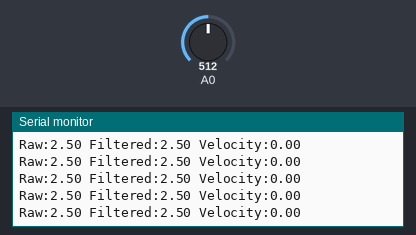
The sketch below on a simulated Arduino Uno, built for the host (arithmetic inside an expression is 32-bit, double 64-bit). Parts: the last lines printed to the serial monitor. Inputs (shaded band) come from the test bench; at power-on: A0 = 512.

Above: at 1.2 s.
1.3 s: A0 set to 716
At 1.8 s:
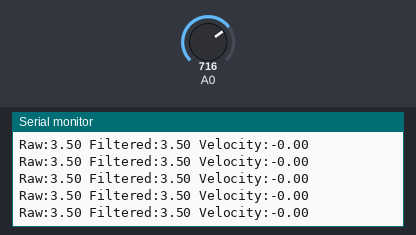
2.8 s: A0 set to 900
At 3.8 s:
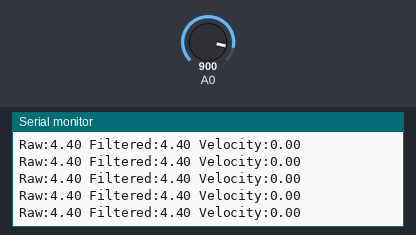
Timing chart, 0 to 5.8 s (numbered marks = the images above; inputs shaded):
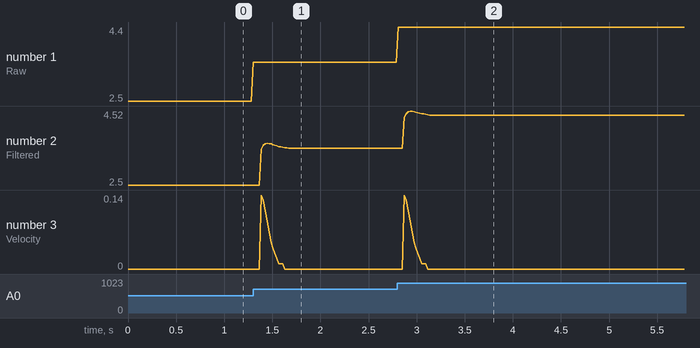

Measured:
- after the input at 1.3 s, the serial monitor: prints a new line at once (image 1)
- after the input at 2.8 s, the serial monitor: prints a new line at once (image 2)
- plotted number 1: 2.5 → 3.5 after the input at 1.3 s, 3.5 → 4.4 after the input at 2.8 s
- plotted number 2: 2.5 → 3.5 after the input at 1.3 s, 3.5 → 4.4 after the input at 2.8 s

The sketch:

example.ino
```cpp
// Main Arduino Sketch
#include <Arduino.h>
#include "SensorFilter.h"

// Create a SensorFilter object (v3.0.0 2D Kinematic Filter)
// Params: window size (0 to disable), outlier threshold (std dev),
//         q_pos, q_vel, r_noise
SensorFilter sensorFilter(16, 2.5f, 0.01f, 0.001f, 0.1f);

void setup() {
    Serial.begin(115200);
}

void loop() {
    // 1. Get raw sensor reading
    float rawValue = (float)analogRead(A0) * (5.0f / 1023.0f);

    // 2. Update filter (automatically adapts to noise and detects steps)
    float filteredValue = sensorFilter.updateSensorReading(rawValue);

    // 3. Output results
    // You can also get the estimated velocity (rate of change)
    float velocity = sensorFilter.getVelocity();

    Serial.print("Raw:"); Serial.print(rawValue);
    Serial.print(" Filtered:"); Serial.print(filteredValue);
    Serial.print(" Velocity:"); Serial.println(velocity);

    delay(20);
}

// Example of persisting state for Deep Sleep (ESP32)
/*
RTC_DATA_ATTR SensorFilter::State savedState;

void goToSleep() {
    savedState = sensorFilter.getState();
    esp_deep_sleep_start();
}

void wakeUp() {
    sensorFilter.setState(savedState);
}
*/
```

SensorFilter.cpp
```cpp
#include "SensorFilter.h"
#include <cmath>
#include <algorithm>

SensorFilter::SensorFilter(size_t size, float outlierThreshold, float q_pos, float q_vel, float r_noise)
    : maxSize(size), head(0), count(0),
      outlierThreshold(outlierThreshold), consecutiveOutliers(0), stepThreshold(5),
      pos(0.0f), vel(0.0f),
      P00(1.0f), P01(0.0f), P11(1.0f),
      q_pos(q_pos), q_vel(q_vel), r_noise(r_noise),
      innovationBias(0.0f), adaptiveQScale(1.0f)
{
    if (maxSize > 0) {
        readings.resize(maxSize, 0.0f);
    }
}

void SensorFilter::reset(float initialValue) {
    pos = initialValue;
    vel = 0.0f;
    P00 = 1.0f;
    P01 = 0.0f;
    P11 = 1.0f;
    count = 0; head = 0;
    consecutiveOutliers = 0;
    innovationBias = 0.0f;
    adaptiveQScale = 1.0f;
    if (!readings.empty()) {
        std::fill(readings.begin(), readings.end(), 0.0f);
    }
}

SensorFilter::State SensorFilter::getState() const {
    return {pos, vel, P00, P01, P11, r_noise, adaptiveQScale};
}

void SensorFilter::setState(const State& state) {
    pos = state.pos;
    vel = state.vel;
    P00 = state.P00;
    P01 = state.P01;
    P11 = state.P11;
    r_noise = state.r_noise;
    adaptiveQScale = state.adaptiveQScale;
}

float SensorFilter::updateSensorReading(float newReading) {
    if (count == 0) {
        pos = newReading;
        if (!readings.empty()) {
            readings[head] = newReading;
            head = (head + 1) % maxSize;
        }
        count = 1;
        return pos;
    }

    // 1. Prediction (Kinematic Model)
    float damping = 0.98f;
    pos = pos + vel;
    vel = vel * damping;

    // Uncertainty propagation P = F*P*F' + Q
    float qScale = adaptiveQScale;
    float nP00 = P00 + 2.0f*P01 + P11 + q_pos * qScale;
    float nP01 = damping*(P01 + P11);
    float nP11 = damping*damping*P11 + q_vel * qScale;

    P00 = nP00; P01 = nP01; P11 = nP11;

    // 2. Outlier Rejection
    float innovation = newReading - pos;
    float S = P00 + r_noise;
    float innovSq = innovation * innovation;

    // Robust threshold
    float thresholdSq = (outlierThreshold * outlierThreshold) * std::max(S, r_noise);

    if (innovSq > thresholdSq) {
        consecutiveOutliers++;
        if (consecutiveOutliers < stepThreshold) {
            // Outlier: Advance buffer with prediction to keep window moving
            if (!readings.empty()) {
                readings[head] = pos;
                head = (head + 1) % maxSize;
            }
            return pos;
        }
        // Step detected: Snap to new value
        P00 += innovSq;
        P11 += q_vel * 100.0f;
        vel = 0.0f; // Kill momentum to prevent overshoot after burst noise
    }
    consecutiveOutliers = 0;

    // 3. Kalman Gain
    S = P00 + r_noise;
    float K0 = P00 / S;
    float K1 = P01 / S;

    // 4. Update State
    pos = pos + K0 * innovation;
    vel = vel + K1 * innovation;

    // 5. Update Covariance
    float oldP01 = P01;
    P00 = (1.0f - K0) * P00;
    P01 = (1.0f - K0) * P01;
    P11 = P11 - K1 * oldP01;

    // Numerical Stability
    if (P00 < 1e-6f) P00 = 1e-6f;
    if (P11 < 1e-7f) P11 = 1e-7f;

    // 6. Update Buffer
    if (!readings.empty()) {
        readings[head] = newReading;
        head = (head + 1) % maxSize;
        if (count < maxSize) count++;
    }

    // 7. Adaptation
    updateNoiseProfile(innovation);

    return pos;
}

void SensorFilter::updateNoiseProfile(float innovation) {
    // Sage-Husa measurement noise estimation
    float alpha = 0.05f;
    float r_est = (innovation * innovation) - P00;

    // Window-based floor for R if buffer exists (Kahan Summation logic)
    float r_floor = 0.001f;
    if (count >= maxSize && maxSize > 0) {
        float sum = 0, c = 0;
        for(float r : readings) {
            float y = r - pos - c;
            float t = sum + y;
            c = (t - sum) - y;
            sum = t;
        }
        float mean_diff = sum / count;
        float var_sum = 0; c = 0;
        for(float r : readings) {
            float diff = (r - pos) - mean_diff;
            float y = (diff * diff) - c;
            float t = var_sum + y;
            c = (t - var_sum) - y;
            var_sum = t;
        }
        r_floor = std::max(r_floor, var_sum / count);
    }

    if (r_est < r_floor) r_est = r_floor;
    r_noise = (1.0f - alpha) * r_noise + alpha * r_est;

    // Adaptive Q: Maneuver detection
    float biasAlpha = 0.1f;
    innovationBias = (1.0f - biasAlpha) * innovationBias + biasAlpha * innovation;

    float biasMetric = (innovationBias * innovationBias) / (r_noise + 1e-9f);
    if (biasMetric > 3.0f) { // More conservative threshold
        adaptiveQScale = std::min(adaptiveQScale * 1.1f, 50.0f);
    } else {
        adaptiveQScale = std::max(adaptiveQScale * 0.9f, 1.0f);
    }
}
```

SensorFilter.h
```cpp
// SensorFilter.h
#ifndef SENSOR_FILTER_H
#define SENSOR_FILTER_H

/**
 * SensorFilter.h - Advanced 2D Kinematic Kalman Filter with Outlier Rejection
 * Version: 3.0.0
 *
 * Changelog:
 * 3.0.0: Upgraded to 2D Kinematic Model (Position/Velocity) with Adaptive Q and R.
 * 2.1.0: Optimized stats to Welford's algorithm, switched to std::vector.
 * 2.0.0: Initial implementation with Kahan summation and Kalman filter.
 */

#include <vector>
#include <cstddef>

class SensorFilter {
public:
    /**
     * @brief Construct a new Sensor Filter object
     *
     * @param size (Deprecated/Size Optimization) Buffer size for windowed fallback (0 to disable buffer).
     * @param outlierThreshold Number of standard deviations to trigger rejection.
     * @param q_pos Process noise for position (default: 0.01).
     * @param q_vel Process noise for velocity (default: 0.001).
     * @param r_noise Measurement noise (default: 0.1).
     */
    SensorFilter(size_t size = 0, float outlierThreshold = 2.0f, float q_pos = 0.01f, float q_vel = 0.001f, float r_noise = 0.1f);
    ~SensorFilter() = default;

    /**
     * @brief Filter state structure for persistence (RTC memory).
     */
    struct State {
        float pos;
        float vel;
        float P00, P01, P11;
        float r_noise;
        float adaptiveQScale;
    };

    /**
     * @brief Update the filter with a new sensor reading.
     */
    float updateSensorReading(float newReading);

    float getFilteredValue() const { return pos; }
    float getVelocity() const { return vel; }
    float getMeasurementNoise() const { return r_noise; }

    void reset(float initialValue = 0.0f);

    /**
     * @brief Persist filter state to external storage (e.g., RTC memory).
     */
    State getState() const;

    /**
     * @brief Restore filter state from external storage.
     */
    void setState(const State& state);

    // Setters for tuning
    void setOutlierThreshold(float t) { outlierThreshold = t; }
    void setProcessNoise(float qp, float qv) { this->q_pos = qp; this->q_vel = qv; }
    void setMeasurementNoise(float r) { this->r_noise = r; }
    void setStepThreshold(size_t s) { this->stepThreshold = s; }

private:
    // Size-optimized storage: Buffer only created if size > 0
    std::vector<float> readings;
    size_t maxSize;
    size_t head;
    size_t count;

    float outlierThreshold;
    size_t consecutiveOutliers;
    size_t stepThreshold;

    // 2D Kalman filter variables (State: [pos, vel])
    float pos;
    float vel;

    // Covariance matrix P
    float P00, P01, P11;

    // Noise parameters
    float q_pos;
    float q_vel;
    float r_noise;

    // Adaptation variables
    float innovationBias;  // Low-pass filtered innovation (bias detection)
    float adaptiveQScale;  // Dynamic Q scaler for agility

    void updateNoiseProfile(float innovation);
};

#endif
```
